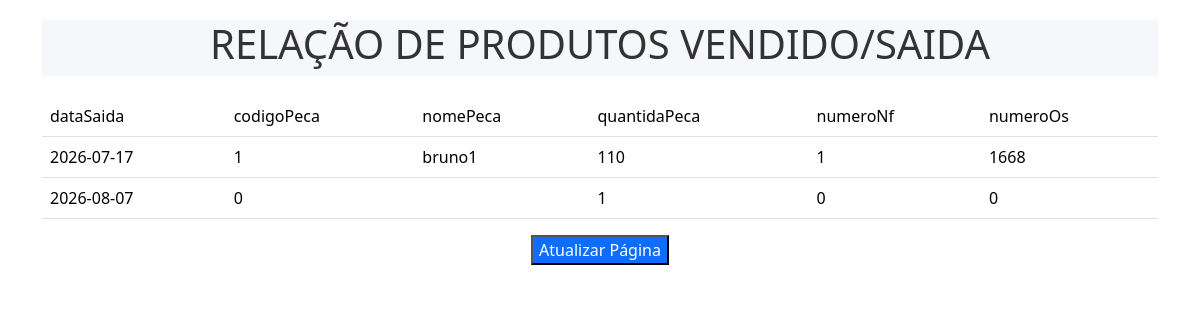
Screenshot of /listagem/lista_saida_estoque.php (signed in) with the database file from the repository.
### tables this page shows
CREATE TABLE `tbsaidaestoque` (
  `id_tbsaidaestoque` int(11) NOT NULL,
  `dataSaida` date DEFAULT NULL,
  `codigoPeca` int(11) DEFAULT NULL,
  `nomePeca` varchar(20) DEFAULT NULL,
  `quantidaPeca` int(11) DEFAULT NULL,
  `numeroNf` int(11) DEFAULT NULL,
  `numeroOs` int(11) DEFAULT NULL
);

### listagem/lista_saida_estoque.php (the view, shortened to what this page needs)
<!DOCTYPE html>
<html lang="pt-br">
<head>
    <link href="https://cdn.jsdelivr.net/npm/bootstrap@5.3.8/dist/css/bootstrap.min.css" rel="stylesheet">
    <link rel ="stylesheet" href="../css/style.css">
</head>
<body class ="container">
<div class=''style='height:20px'> </div>
<div class='fontemenu' style='display: flex; justify-content: center '>
     <h1 class=''style ='text-transform: uppercase' >Relação de Produtos Vendido/Saida</h1>
</div>
<div style ='width: px;height:20px;' > </div>
<main >
    <table class="table ">
        <thead>
            <tr class=''>
                <td class =''>dataSaida</td>
                <td>codigoPeca</td>
                <td>nomePeca</td>
                <td>quantidaPeca</td>
                <td>numeroNf</td>
                <td>numeroOs</td>
            </tr>
        </thead>
        <tbody>
            <?php
                $conexao = mysqli_connect("localhost", "root", "", "bdprojetosenac");
                $sql = "select * from tbsaidaestoque order by dataSaida";
                $result = mysqli_query($conexao, $sql);
                echo"<link rel ='stylesheet' href='../css/style.css'>";
                while($linha_resultado = mysqli_fetch_array($result)){
                    echo"<tr class =''>";
                    echo "<td class =''> {$linha_resultado['dataSaida']} </td>";
                    echo "<td> {$linha_resultado['codigoPeca']} </td>";
                    echo "<td> {$linha_resultado['nomePeca']} </td>";
                    echo "<td> {$linha_resultado['quantidaPeca']} </td>";
                    echo "<td> {$linha_resultado['numeroNf']} </td>";
                    echo "<td> {$linha_resultado['numeroOs']} </td>";
                    echo"</tr>";
                }
            ?>
        </tbody>
    </table>
<main>
     <div class =''style='display:flex;justify-content:center'>
        <button class='text-bg-primary' type="button"  onclick="window.location.reload();">
            Atualizar Página
        </button>
    </div>
</body>
</html>

### css/style.css (style rules this page uses)
.fontemenu { font-family: 'Segoe UI', Arial, sans-serif; background-color: #f5f7fa; color: #333; margin: 0; padding: 0; text-transform: uppercase }

### rows the page displays
tbsaidaestoque: dataSaida "2026-07-17", codigoPeca "1", nomePeca "bruno1", quantidaPeca "110", numeroNf "1", numeroOs "1668"
tbsaidaestoque: dataSaida "2026-08-07", codigoPeca "0", quantidaPeca "1", numeroNf "0", numeroOs "0"
